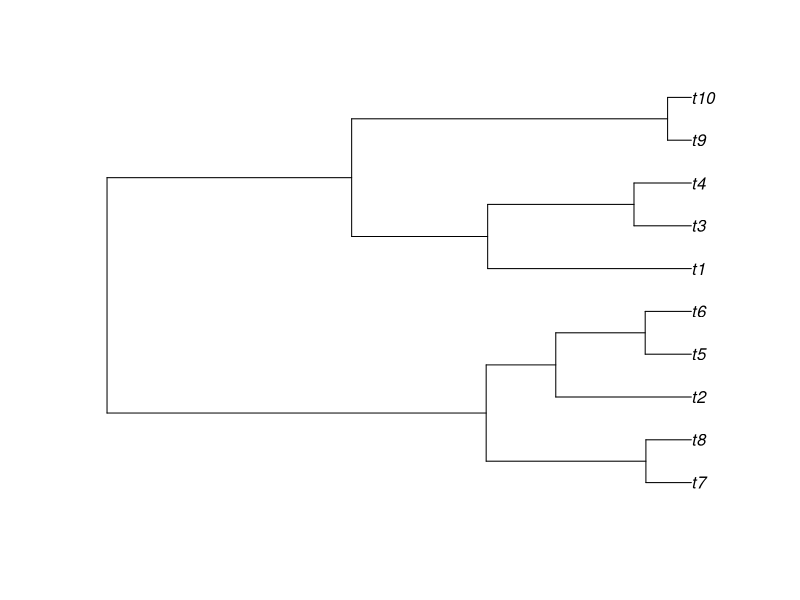
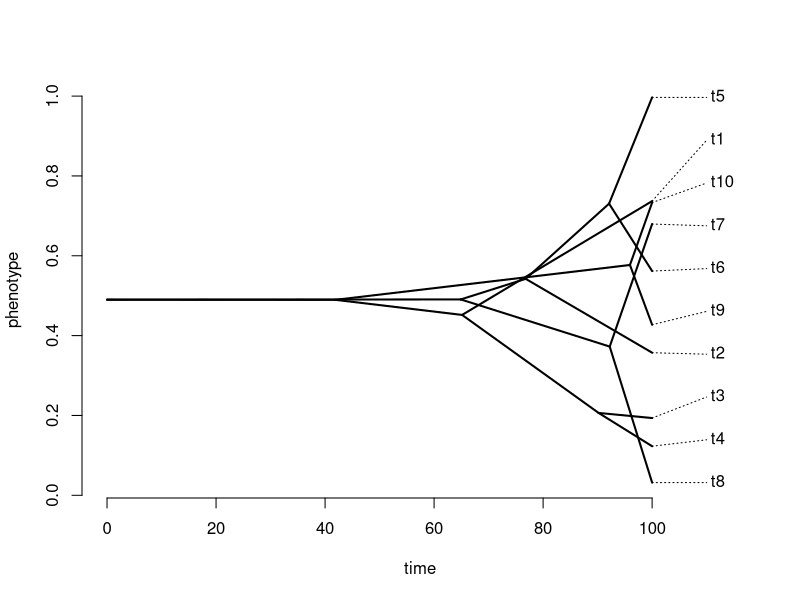

Write R code to recreate these figures, in order.
library(phytools)
library(jsonlite)

# ---------------
# Arguments
# Du(Da), Dv(Db), f, k
# ---------------
nSim = 1
nTaxa = 10
treeScale = 100
birthRate = 1
deathRate = 0

#               Du(Da), Dv(Db), f, k
parsFixed   = c(0.16, NA, 0.035, NA)
rootValues  = c(0, 0.08, 0, 0.065)
mu          = c(0, 0, 0, 0)
sig2        = c(0, 0.1, 0, 0.1)

bmBounds = matrix(c(0, 0,
                    0, 1,
                    0, 0,
                    0, 1), 4,2, byrow = TRUE)
# ---------------

# params = [
#   [0.16, 0.08, 0.035, 0.065],
#   [0.14, 0.06, 0.035, 0.065],
#   [0.16, 0.08, 0.06, 0.062],
#   [0.19, 0.05, 0.06, 0.062],
#   [0.16, 0.08, 0.02, 0.055],
#   [0.16, 0.08, 0.05, 0.065],
#   [0.16, 0.08, 0.054, 0.063],
#   [0.16, 0.08, 0.035, 0.06]
# ]
#
#   Da, Db, f, k = param

tree<-pbtree(n=nTaxa, scale=treeScale, b=birthRate, d=deathRate, nsim = 1)

traits <- c()
# Simulate Traits
# i=1
for (i in c(1:4)){
  if (is.na(parsFixed[i])){
    tip_values <- fastBM(tree, a=rootValues[i], mu=mu[i], sig2=sig2[i], bounds=bmBounds[i,], internal=FALSE, nsim=1)
    # print(tip_values)
    traits <- cbind(traits, tip_values)
  } else if (is.numeric(parsFixed[i])) {
    tip_values <-rep(parsFixed[i], nTaxa)
    traits <- cbind(traits, tip_values)
  } else {
    print('Error: unknown format')
  }
}

colnames(traits) <- c('Du', 'Dv', 'f', 'k')

# write.tree(tree, append = FALSE, digits = 10, tree.names = FALSE)
#
# class(traits)
# as.list(t(traits))

lst <- split(traits, row(traits))
lst
names(lst) <- rownames(traits)

# tree
tree_str <- write.tree(tree, append = FALSE, digits = 10, tree.names = FALSE)
data <- list(tree=tree_str, tip_traits = lst)
write_json(data, "table.json")


#----



# create a data frame with the table data
df <- data.frame(
  Du = c(0.16, 0.16),
  Dv = c(0.9767619, 0.8705721),
  f = c(0.035, 0.035),
  k = c(0.82825596, 0.98663531)
)

# set the row names
rownames(df) <- c("t7", "t8")

# convert the data frame to a named list
data <- as.list(df)

# write the data to a JSON file
write_json(data, "table.json")


#----
plot(tree)
phenogram(tree, traits[,2], spread.labels=TRUE, spread.cost=c(1,0))
#--
